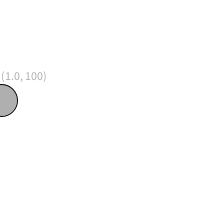
Frame 1 (no input)
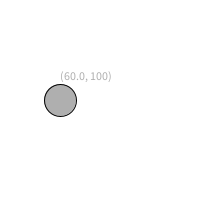
Frame 60 (the mouse pressed at the canvas centre just before this capture)
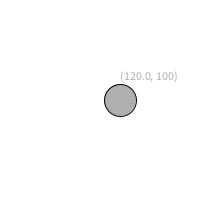
Frame 120 (the mouse held since frame 60 and released just before this capture)

The Processing sketch that drew these frames (run headless with seeded random() and noise(); from frame 60 on, the mouse is pressed at the canvas centre):

// Processing sketch: hw3_3
// ── hw3_3.pde
// LaToya McIntyre
// Bouncing Ball with speed modifier

float x = 0;
float speed = 1;

void setup() {
  size(200,200);
  smooth();
}

void draw() {
  background(255);
  x = x + speed;

  if ((x > width) || (x < 0)) {
    speed = speed * -1;
  }

  // Display circle at x location
  stroke(0);
  fill(175);
  ellipse(x,100,32,32);
  
  text("("+ x +", 100)" ,x,80);
}

void keyPressed(){
  if(keyCode == UP){
   speed *= 1.25;
 } 
 
 if(keyCode == DOWN){
   speed *= 0.8; 
 }
  
}

void mousePressed(){
  save("ball.jpg");
}
